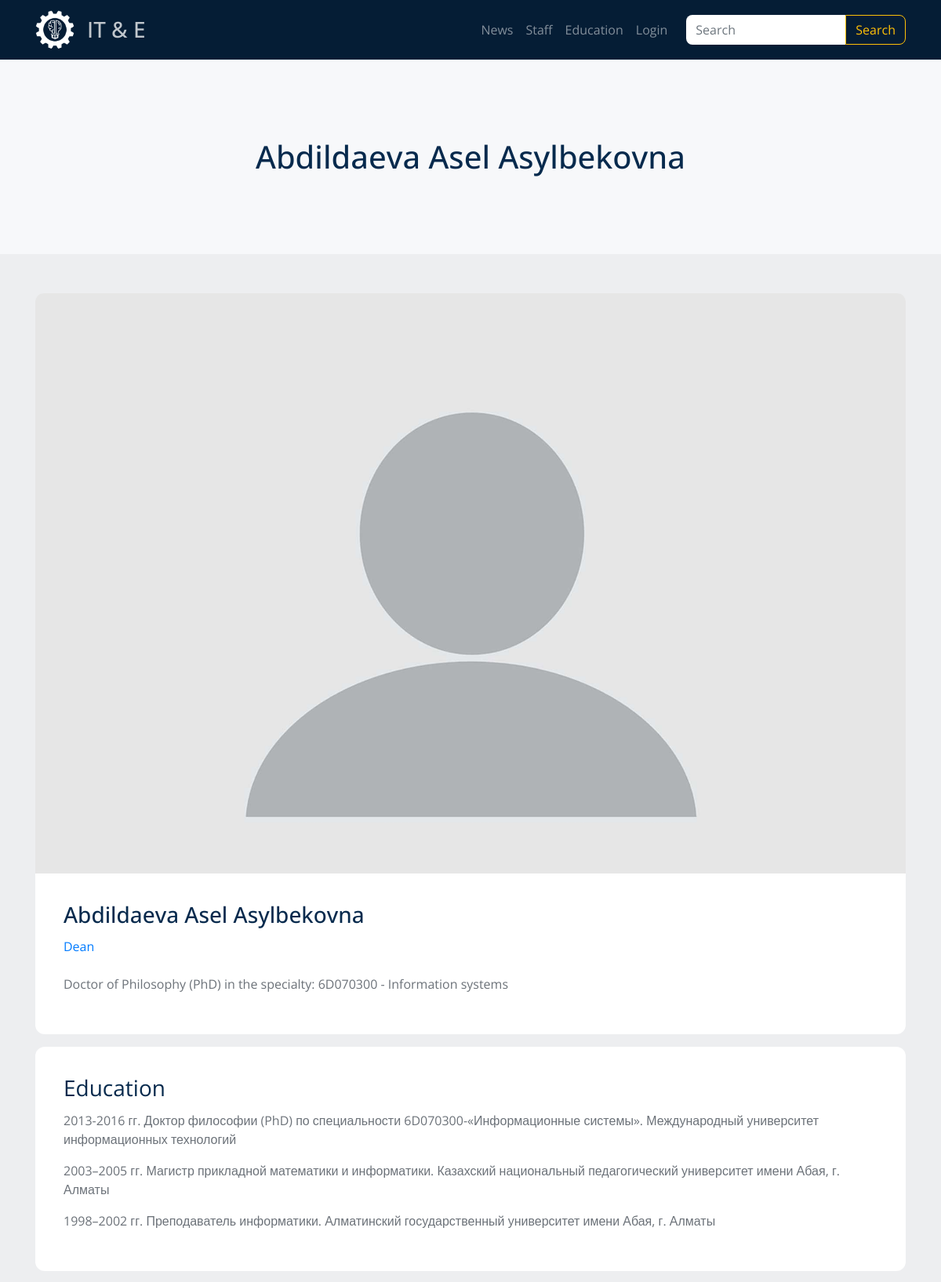
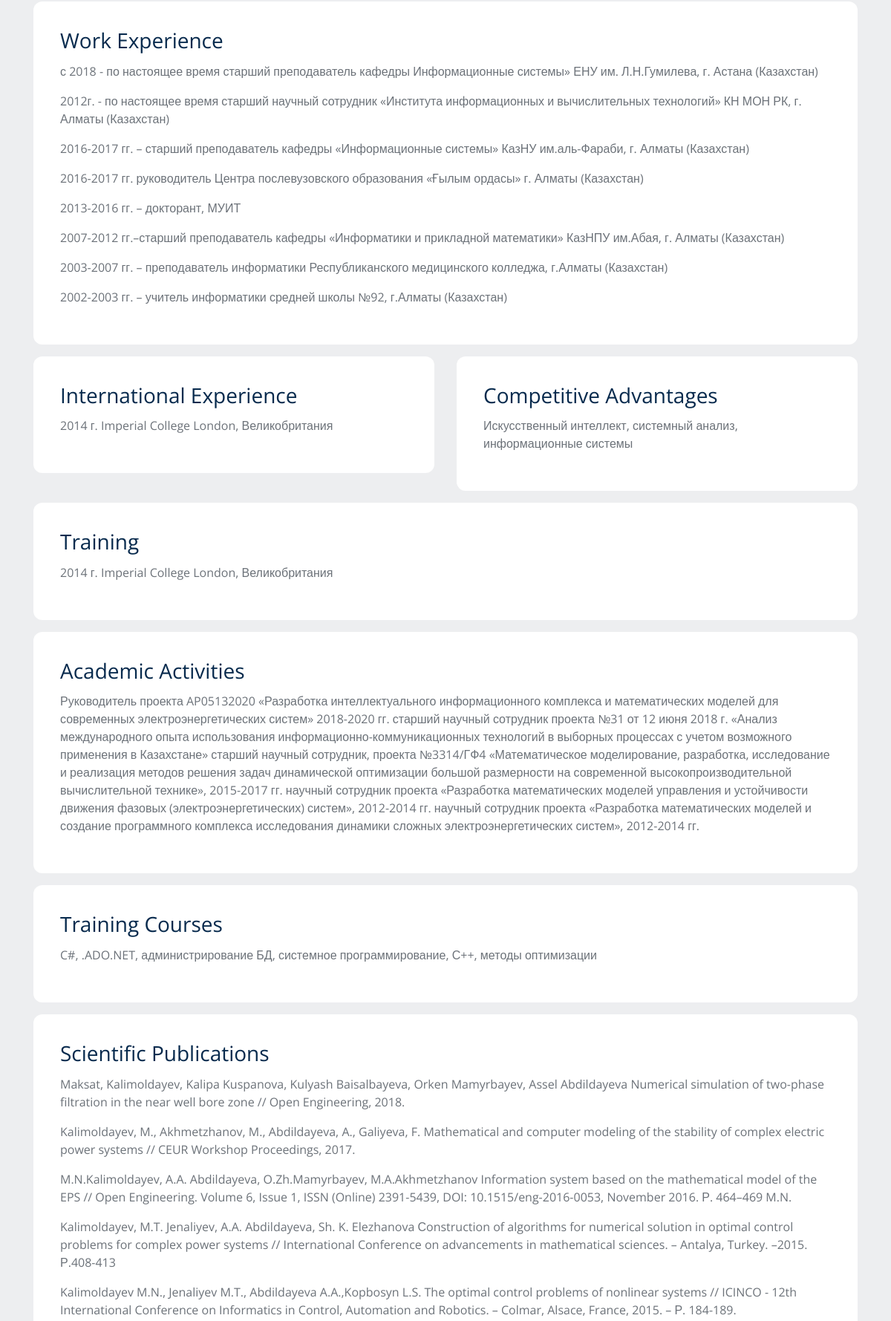
Screenshot of /staff/member/abdildaeva-asel-asylbekovna/ (upper part) with the database file from the repository (2 pictures, top to bottom).
### staff/models.py (models this page shows, shortened)
class Member(models.Model):
    name = models.CharField(max_length=300, db_index=True)
    slug = models.SlugField(max_length=300, unique=True)
    academic_degree = models.CharField(
        max_length=300,
        blank=True,
        db_index=True
    )
    position = models.CharField(max_length=200, blank=True, db_index=True)
    education = models.TextField(blank=True, db_index=True)
    work_experience = models.TextField(blank=True, db_index=True)
    international_experience = models.TextField(blank=True, db_index=True)
    сompetitive_advantages = models.CharField(
        max_length=300,
        blank=True,
        db_index=True
    )
    training = models.TextField(
        blank=True,
        db_index=True
    )  # повышение квалификации
    academic_activity = models.TextField(blank=True, db_index=True)
    training_courses = models.CharField(
        max_length=300,
        blank=True,
        db_index=True
    )
    scientific_publications = models.TextField(blank=True, db_index=True)
    thumbnail = models.ImageField(
        default='member_default.jpg',
        upload_to='staff_images'
    )
    tags = models.ManyToManyField('Tag', blank=True, related_name='members')

class Tag(models.Model):
    title = models.CharField(max_length=200, unique=True)
    slug = models.SlugField(max_length=200, unique=True)
    def get_absolute_url(self):
        return reverse('tag_staff_detail_url', kwargs={'slug': self.slug})

### staff/views.py (the view)
# urls.py: path('member/<str:slug>/', member_detail, name='member_detail_url'),
def member_detail(request, slug):
    member = get_object_or_404(Member, slug__iexact=slug)
    context = {
        'member': member,
    }
    return render(request, 'staff/member_detail.html', context=context)

### staff/templates/staff/member_detail.html (shortened to what this page needs)
{% extends 'staff/base_staff.html' %}
{% block intro %}
	<h1 class="intro__title">{{ member.name|title }}</h1>
{% endblock %}
{% block content %}
	<div class="col">
		<div class="card mb-3">
			{% if member.thumbnail %}
				<img src="{{ member.thumbnail.url }}" class="card-img-top" alt="">
			{% endif %}
			<div class="card-body">
				<h5 class="card-title">{{ member.name }}</h5>
				<div class="mb-4">
					{% for tag in member.tags.all %}
						{% if forloop.first %}
							<a href="{{ tag.get_absolute_url }}">{{ tag.title }}</a>
						{% else %}
							|<a href="{{ tag.get_absolute_url }}">{{ tag.title }}</a>
						{% endif %}
					{% endfor %}
				</div>
				<div class="card-text">{{ member.academic_degree|linebreaks }}</div>
			</div>
		</div>
		{% if member.education %}
			<div class="card mb-3">
				<div class="card-body">
					<div class="card-title">Education</div>
					<div class="card-text">{{ member.education|linebreaks }}</div>
				</div>
			</div>
		{% endif %}
		{% if member.work_experience %}
			<div class="card mb-3">
				<div class="card-body">
					<div class="card-title">Work Experience</div>
					<div class="card-text">{{ member.work_experience|linebreaks }}</div>
				</div>
			</div>
		{% endif %}
		{% if member.international_experience or member.сompetitive_advantages %}
			<div class="row">
				{% if member.international_experience %}
					<div class="col-6">
						<div class="card mb-3">
							<div class="card-body">
								<div class="card-title">International Experience</div>
								<div class="card-text">{{ member.international_experience|linebreaks }}</div>
							</div>
						</div>
					</div>
				{% endif %}
				{% if member.сompetitive_advantages %}
					<div class="col-6">
						<div class="card mb-3">
							<div class="card-body">
								<div class="card-title">Competitive Advantages</div>
								<div class="card-text">{{ member.сompetitive_advantages|linebreaks }}</div>
							</div>
						</div>
					</div>
				{% endif %}
			</div>
		{% endif %}
		{% if member.training %}
			<div class="card mb-3">
				<div class="card-body">
					<div class="card-title">Training</div>
					<div class="card-text">{{ member.training|linebreaks }}</div>
				</div>
			</div>
		{% endif %}
		{% if member.academic_activity %}
			<div class="card mb-3">
				<div class="card-body">
					<div class="card-title">Academic Activities</div>
					<div class="card-text">{{ member.academic_activity|linebreaks }}</div>
				</div>
			</div>
		{% endif %}
		{% if member.training_courses %}
			<div class="card mb-3">
				<div class="card-body">
					<div class="card-title">Training Courses</div>
					<div class="card-text">{{ member.training_courses|linebreaks }}</div>
				</div>
			</div>
		{% endif %}
		{% if member.scientific_publications %}
			<div class="card mb-3">
				<div class="card-body">
					<div class="card-title">Scientific Publications</div>
					<div class="card-text">{{ member.scientific_publications|linebreaks }}</div>
				</div>
			</div>
		{% endif %}
	</div>
{% endblock %}

### static/css/style.css (style rules this page uses)
body { background-color: #edeef0; font-family: 'Open Sans', sans-serif; font-size: 16px; color: #6c7279; }
h1, h2, h3, h4, h5, h6 { margin: 0; }
.card { margin-bottom: 40px; border: none; border-radius: 0.75rem; }
.card-body { padding: 2.25rem; }
.card-title { font-size: 28px; line-height: 1.2; color: #072a4d; }
.card-img-top { border-radius: calc(.75rem - 1px) calc(.75rem - 1px) 0 0; }

### rows the page displays
Member: name "Abdildaeva Asel Asylbekovna", thumbnail (placeholder picture), academic_degree "Doctor of Philosophy (PhD) in the specialty: 6D070300 - Information systems", education "2013-2016 гг. Доктор философии (PhD) по специальности 6D070300-«Информационные системы». Международный университет информационных технологий 2003–2005 гг. Магистр прикладной математики и информатики. Казахский национальный педагогический университет имени Абая, г. Алматы 1998–2002 гг. Преподаватель информатики. Алматинский государственный университет имени Абая, г. Алматы", work_experience "с 2018 - по настоящее время старший преподаватель кафедры Информационные системы» ЕНУ им. Л.Н.Гумилева, г. Астана (Казахстан) 2012г. - по настоящее время старший научный сотрудник «Института информационных и вычислительных технологий» КН МОН РК, г. Алматы (Казахстан) 2016-2017 гг. – старший преподаватель кафедры «Информационные системы» КазНУ им.аль-Фараби, г. Алматы (Казахстан) 2016-2017 гг. руководитель Центра послевузовского образования «Ғылым ордасы» г. Алматы (Казахстан) 2013-2016 гг. – докторант, МУИТ 2007-2012 гг.–старший преподаватель кафедры «Информатики и прикладной математики» КазНПУ им.Абая, г. Алматы (Казахстан) 2003-2007 гг. – преподаватель информатики Республиканского…", international_experience "2014 г. Imperial College London, Великобритания", сompetitive_advantages "Искусственный интеллект, системный анализ, информационные системы", training "2014 г. Imperial College London, Великобритания", academic_activity "Руководитель проекта AP05132020 «Разработка интеллектуального информационного комплекса и математических моделей для современных электроэнергетических систем» 2018-2020 гг. старший научный сотрудник проекта №31 от 12 июня 2018 г. «Анализ международного опыта использования информационно-коммуникационных технологий в выборных процессах с учетом возможного применения в Казахстане» старший научный сотрудник, проекта №3314/ГФ4 «Математическое моделирование, разработка, исследование и реализация методов решения задач динамической оптимизации большой размерности на современной высокопроизводительной вычислительной технике», 2015-2017 гг. научный сотрудник проекта «Разработка математических моделей…", training_courses "C#, .ADO.NET, администрирование БД, системное программирование, С++, методы оптимизации", scientific_publications "Maksat, Kalimoldayev, Kalipa Kuspanova, Kulyash Baisalbayeva, Orken Mamyrbayev, Assel Abdildayeva Numerical simulation of two-phase filtration in the near well bore zone // Open Engineering, 2018. Kalimoldayev, M., Akhmetzhanov, M., Abdildayeva, A., Galiyeva, F. Mathematical and computer modeling of the stability of complex electric power systems // CEUR Workshop Proceedings, 2017. M.N.Kalimoldayev, A.A. Abdildayeva, O.Zh.Mamyrbayev, M.A.Akhmetzhanov Information system based on the mathematical model of the EPS // Open Engineering. Volume 6, Issue 1, ISSN (Online) 2391-5439, DOI: 10.1515/eng-2016-0053, November 2016. Р. 464–469 M.N. Kalimoldayev, M.T. Jenaliyev, A.A. Abdildayeva, Sh. K.…"
Tag: title "Dean"
